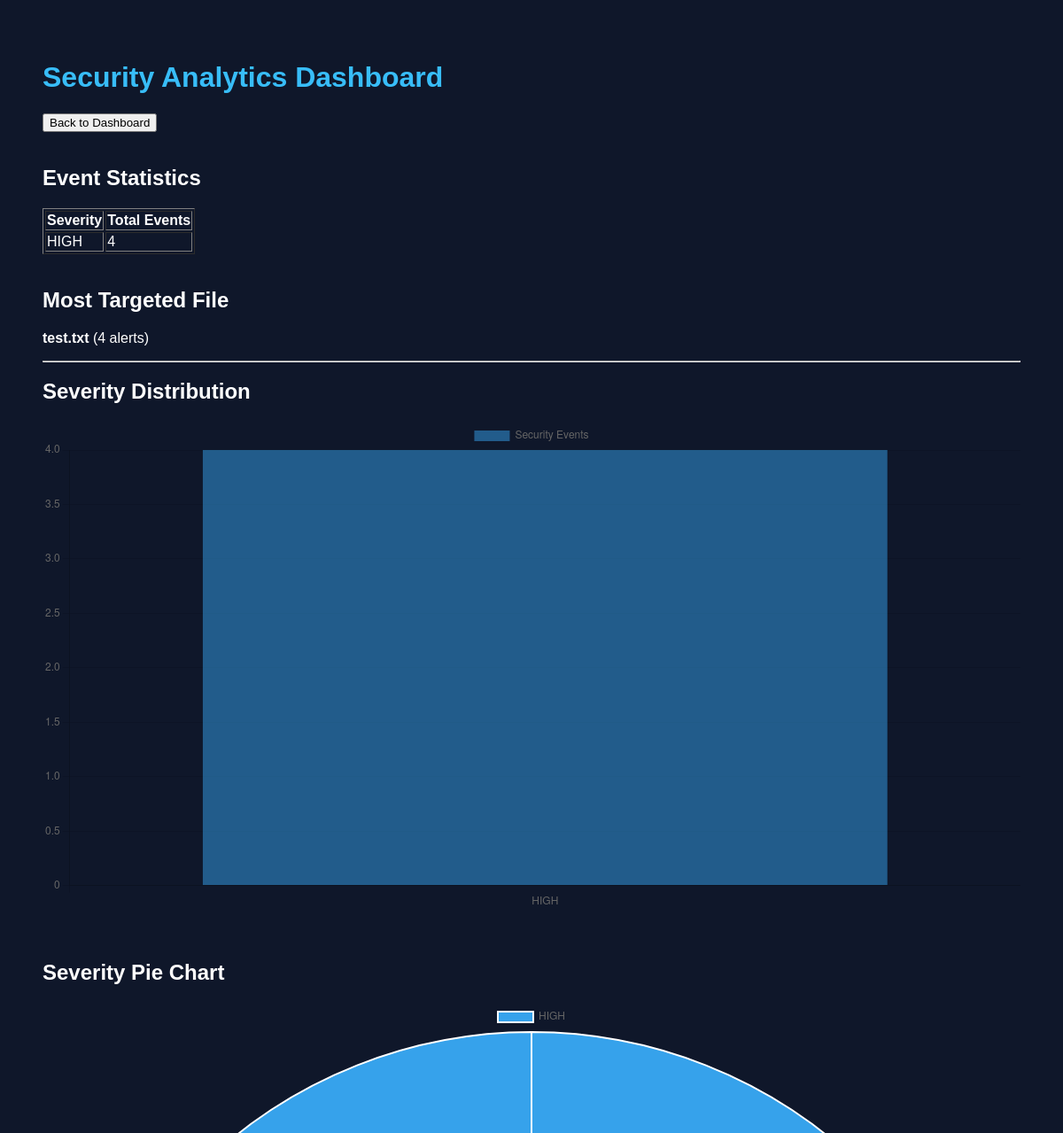
Before: /analytics (upper part) with the older database file.
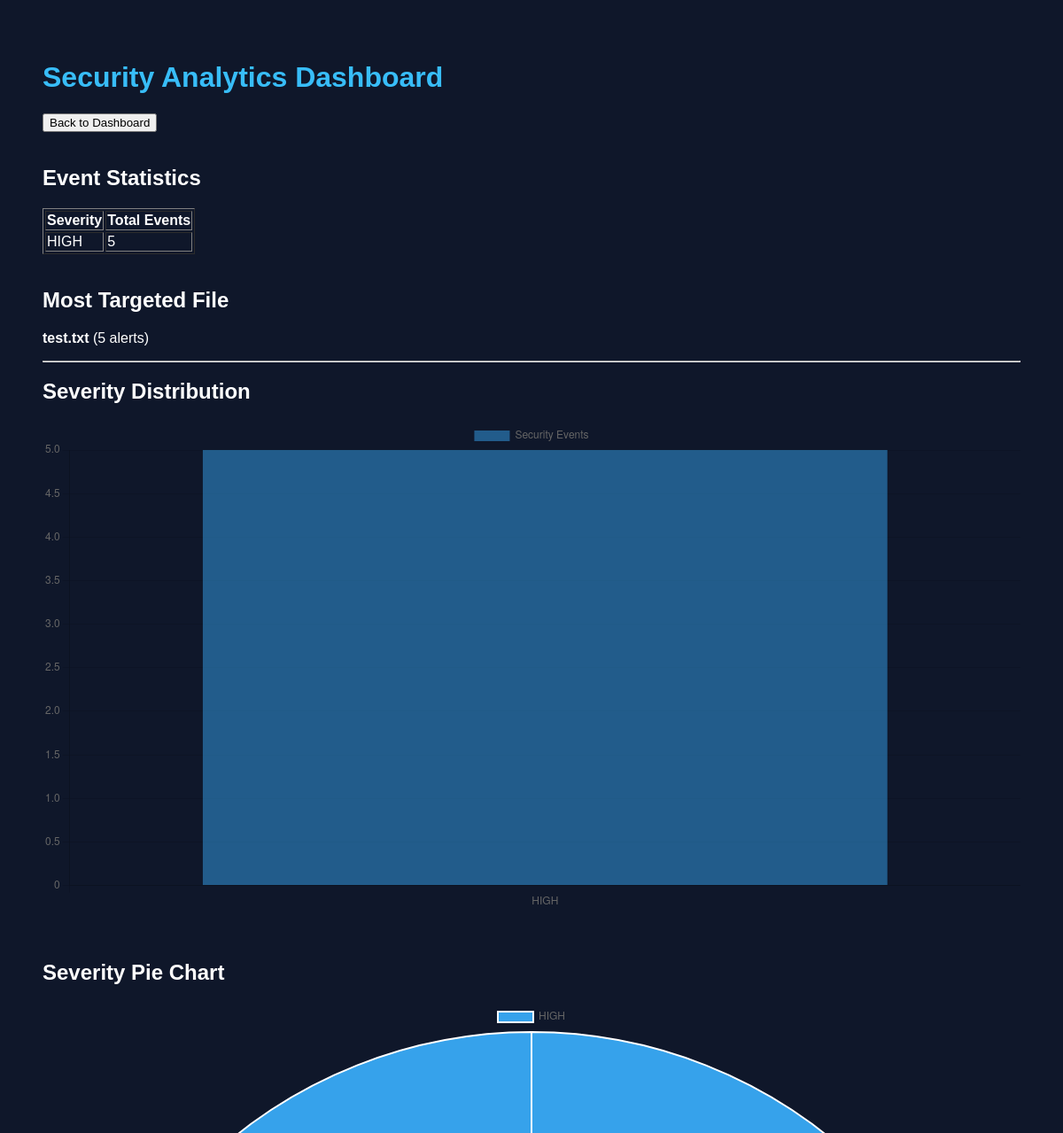
After: the same page with the newer database file.
### tables this page shows
CREATE TABLE security_events (

            id INTEGER PRIMARY KEY AUTOINCREMENT,
            timestamp TEXT,
            severity TEXT,
            event_type TEXT,
            filename TEXT

        );

### app.py (the view)
@app.route("/analytics")
def analytics():
    stats = get_event_statistics()
    top_file = get_most_targeted_file()
    return render_template(
        "analytics.html",
        stats=stats,
        top_file=top_file
    )

### src/database.py (called while the page is built)
def get_event_statistics():
    connection = sqlite3.connect(DB_PATH)
    cursor = connection.cursor()
    cursor.execute("""
        SELECT severity,
               COUNT(*)
        FROM security_events
        GROUP BY severity
    """)
    stats = cursor.fetchall()
    connection.close()
    return stats

def get_most_targeted_file():
    connection = sqlite3.connect(DB_PATH)
    cursor = connection.cursor()
    cursor.execute("""
        SELECT filename,
               COUNT(*) as total
        FROM security_events
        GROUP BY filename
        ORDER BY total DESC
        LIMIT 1
    """)
    result = cursor.fetchone()
    connection.close()
    return result

### templates/analytics.html (shortened to what this page needs)
<!DOCTYPE html>
<html>
<head>
    <link rel="stylesheet"
          href="{{ url_for('static', filename='style.css') }}">
</head>
<body>
    <h1>Security Analytics Dashboard</h1>
    <a href="/">
        <button>Back to Dashboard</button>
    </a>
    <br><br>
    <h2>Event Statistics</h2>
    <table border="1">
        <tr>
            <th>Severity</th>
            <th>Total Events</th>
        </tr>
        {% for stat in stats %}
        <tr>
            <td>{{ stat[0] }}</td>
            <td>{{ stat[1] }}</td>
        </tr>
        {% endfor %}
    </table>
    <br>
    <h2>Most Targeted File</h2>
    {% if top_file %}
        <p>
            <strong>{{ top_file[0] }}</strong>
            ({{ top_file[1] }} alerts)
        </p>
    {% else %}
        <p>No events recorded yet.</p>
    {% endif %}
    <hr>
    <h2>Severity Distribution</h2>
    <canvas id="severityChart"></canvas>
    <br><br>
    <h2>Severity Pie Chart</h2>
    <canvas id="severityPie"></canvas>
    <script>
        const labels = [
            {% for stat in stats %}
                "{{ stat[0] }}",
            {% endfor %}
        ];
        const values = [
            {% for stat in stats %}
                {{ stat[1] }},
            {% endfor %}
        ];
        new Chart(
            document.getElementById('severityChart'),
            {
                type: 'bar',
                data: {
                    labels: labels,
                    datasets: [{
                        label: 'Security Events',
                        data: values
                    }]
                }
            }
        );
        new Chart(
            document.getElementById('severityPie'),
            {
                type: 'pie',
                data: {
                    labels: labels,
                    datasets: [{
                        data: values
                    }]
                }
            }
        );
    </script>
</body>
</html>

Changed rows visible on the page:
no longer on this page (row unchanged): security_events: severity "HIGH", id "4"
added security_events: severity "HIGH", id "5"
Other visible differences:
{{ top_file[1] }}: "4" → "5"
chart data {{ stat[1] }}: 4 → 5
